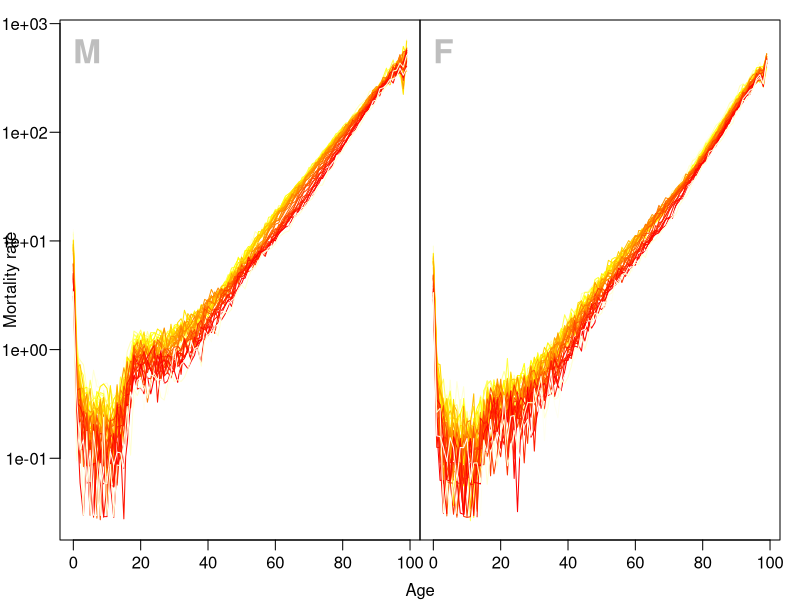

The R script that drew this image:
library(Epi)


### Name: M.dk
### Title: Mortality in Denmark 1974 ff.
### Aliases: M.dk
### Keywords: datasets

### ** Examples

data(M.dk)
str(M.dk)

zz <- xtabs( rate ~ sex+A+P, data=M.dk )
zz[zz==0] <- NA # 0s makes log-scale plots crash
par(mfrow=c(1,2), mar=c(0,0,0,0), oma=c(3,3,1,1), mgp=c(3,1,0)/1.6 )
for( i in 1:2 )
{
matplot( dimnames(zz)[[2]], zz[i,,],
         lty=1, lwd=1, col=rev(heat.colors(37)),
         log="y", type="l", ylim=range(zz,na.rm=TRUE),
         ylab="", xlab="", yaxt="n" )
text( 0, max(zz,na.rm=TRUE), c("M","F")[i], font=2, adj=0:1, cex=2, col="gray" )
if( i==1 ) axis( side=2, las=1 )
}
mtext( side=1, "Age", line=2, outer=TRUE )
mtext( side=2, "Mortality rate", line=2, outer=TRUE )
